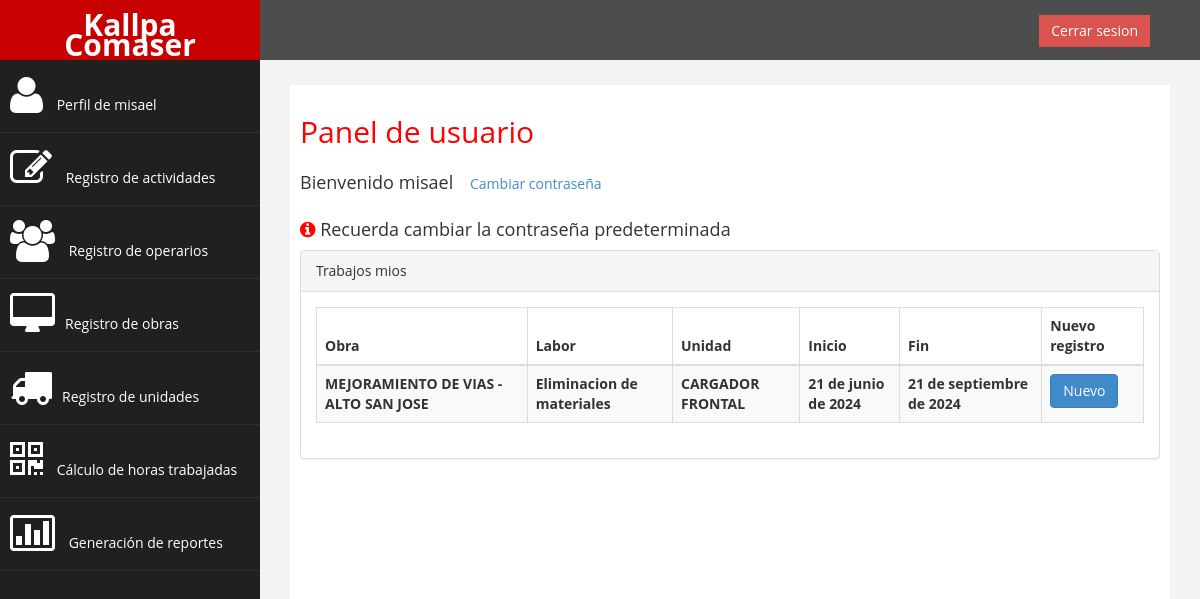
Screenshot of / (signed in) with the database file from the repository.
### sistemaLogeo/models.py (models this page shows, shortened)
class TRABAJO(models.Model):
    CodTra = models.AutoField(primary_key=True)
    CodLab = models.ForeignKey(LABOR, on_delete=models.CASCADE, db_column='CodLab')
    CodObra = models.ForeignKey(OBRA, related_name='trabajos', on_delete=models.CASCADE, db_column='CodObra')
    FecIni = models.DateField()
    FecFin = models.DateField()
    class Meta:
        constraints = [
            models.UniqueConstraint(fields=['CodLab', 'CodObra'], name='unique_CodLab_CodObra')
        ]

class OBRA(models.Model):
    CodObra = models.AutoField(primary_key=True)
    NomObra = models.CharField(max_length=60)
    NomCon = models.CharField(max_length=60)
    HorMin = models.IntegerField(null=False)

class LABOR(models.Model):
    CodLab = models.AutoField(primary_key=True)
    CodUsu = models.ForeignKey(User, on_delete=models.CASCADE, db_column='CodUsu')
    CodUni = models.ForeignKey(UNIDAD, related_name="labores", on_delete=models.CASCADE, db_column='CodUni')
    LabDes = models.CharField(max_length=60)
    class Meta:
        constraints = [
            models.UniqueConstraint(fields=['CodUsu', 'CodUni'], name='unique_codusu_coduni')
        ]

class UNIDAD(models.Model):
    CodUni = models.CharField(max_length=60, primary_key=True)
    NomUni = models.CharField(max_length=60)
    ModUni = models.CharField(max_length=60)
    PreHor = models.DecimalField(max_digits=10, decimal_places=2)
    HorUni = models.DecimalField(max_digits=10, decimal_places=2)

### sistemaLogeo/views.py (the view)
# urls.py: path('', index, name="index"),
@login_required
def index(request):
    user = request.user
    alert = False
    labores_usuario = LABOR.objects.filter(CodUsu=user)
    trabajos_asignados = TRABAJO.objects.filter(CodLab__in=labores_usuario)
    if user.is_superuser and user.is_staff:
        trabajos = TRABAJO.objects.all()
        return render(request, 'panelAdmin.html', {'alerta': alert,'trabajos': trabajos,'trabajos_asignados':trabajos_asignados})
    else:
        alert = True
        return render(request, 'panelUser.html', {'alerta': alert,'trabajos_asignados':trabajos_asignados})

### sistemaLogeo/templates/panelUser.html (shortened to what this page needs)
{% extends "base.html" %}
{% block content %}
<div class="row">
    <div class="col-md-12">
        <h2>Panel de usuario </h2>
        <h4>Bienvenido {{ user.username }} <a href="{% url 'cambiar_password'%}" class="btn square-btn-adjust">Cambiar
                contraseña</a> </h4>
        {% if alerta %}
        <h4> <i style="color: red;" class="fa fa-info-circle fa-1x"></i> Recuerda cambiar la contraseña predeterminada
        </h4>
        {% endif %}
    </div>
    <div class="col-md-12 col-sm-12 col-xs-12">
        <div class="panel panel-default">
            <div class="panel-heading">
                Trabajos mios
            </div>
            <div class="panel-body">
                <div class="table-responsive">
                    <table class="table table-striped table-bordered table-hover">
                        <thead>
                            <tr>
                                <th>Obra </th>
                                <th>Labor </th>
                                <th>Unidad </th>
                                <th>Inicio </th>
                                <th>Fin </th>
                                <th>Nuevo registro </th>
                            </tr>
                        </thead>
                        <tbody>
                            {% for trabajo in trabajos_asignados %}
                            <tr>
                                <th>{{ trabajo.CodObra.NomObra }}</th>
                                <th>{{ trabajo.CodLab.LabDes }}</th>
                                <th>{{ trabajo.CodLab.CodUni.NomUni }}</th>
                                <th>{{ trabajo.FecIni }}</th>
                                <th>{{ trabajo.FecFin }}</th>
                                <th><a href="{% url 'crear_registro' trabajo.CodTra %}" class="btn btn-primary">Nuevo</a></th>
                            {% endfor %}
                        </tbody>
                    </table>
                </div>
            </div>
        </div>
    </div>
</div>
{% endblock %}

### sistemaLogeo/templates/base.html (shortened to what this page needs)
{% load static %}
<!DOCTYPE html>
<html lang="es">
<head>
    <link rel="stylesheet" type="text/css" href="{% static 'css/bootstrap.css' %}">
    <link rel="stylesheet" type="text/css" href="{% static 'css/custom.css' %}">
    <link rel="stylesheet" type="text/css" href="{% static 'css/font-awesome.css' %}">
</head>
<body>
    <div id="wrapper">
        <nav class="navbar navbar-default navbar-cls-top " role="navigation" style="margin-bottom: 0">
            <div class="navbar-header">
                <a class="navbar-brand" href="{% url 'index'%}">Kallpa Comaser</a>
            </div>
            <div style="color: white; padding: 15px 50px 5px 50px; float: right; font-size: 16px;">
                {% if user.is_authenticated %}
                <a href="{% url 'logout'%}" class="btn btn-danger square-btn-adjust">Cerrar sesion</a>
                {% else %}
                <a href="{% url 'login'%}" class="btn btn-danger square-btn-adjust">Iniciar sesion</a>
                {% endif %}
            </div>
        </nav>
        <nav class="navbar-default navbar-side" role="navigation">
            <div class="sidebar-collapse">
                <ul class="nav" id="main-menu">
                    {% if user.is_authenticated %}
                    <li>
                        <a href="{% url 'index'%}"><i class="fa fa-user fa-3x"></i> Perfil de {{ user.username }}</a>
                    </li>
                    <li>
                        <a href="{% url 'listar_registros'%}"><i class="fa fa-edit fa-3x"></i> Registro de actividades
                        </a>
                    </li>
                    {% if user.is_superuser or user.is_staff %}
                    <li>
                        <a href="{% url 'listar_usuarios'%}"><i class="fa fa-users fa-3x"></i> Registro de operarios</a>
                    </li>
                    <li>
                        <a href="{% url 'listar_obras'%}"><i class="fa fa-desktop fa-3x"></i>Registro de obras </a>
                    </li>
                    <li>
                        <a href="{% url 'listar_unidades'%}"><i class="fa fa-truck fa-3x"></i>Registro de unidades </a>
                    </li>
                    <li>
                        <a href="{% url 'calculo_horas'%}"><i class="fa fa-qrcode fa-3x"></i> Cálculo de horas
                            trabajadas</a>
                    </li>
                    <li>
                        <a href="{% url 'reportes_detallados' %}"><i class="fa fa-bar-chart-o fa-3x"></i> Generación de
                            reportes</a>
                    </li>
                    {% endif %}
                    {% endif %}
                </ul>
            </div>
        </nav>
        <div id="page-wrapper">
                <div id="page-inner">
                    {% block content %}{% endblock %}
                </div>
            </div>
        </div>
</body>
</html>

### sistemaLogeo/static/css/custom.css (style rules this page uses)
body { font-family: 'Open Sans', sans-serif; }
#wrapper { width: 100%; background: #202020; }
#page-wrapper { padding: 15px 15px; min-height: 600px; background: #F3F3F3; }
#page-inner { width: 100%; margin: 10px 20px 10px 0px; background-color: #fff !important; padding: 10px; min-height: 1200px; }
h2 { color: #f00; }
h4 { padding-top: 10px; }
.square-btn-adjust { border: 0px solid transparent; -webkit-border-radius: 0px; -moz-border-radius: 0px; border-radius: 0px; }
.navbar-cls-top .navbar-brand { color: #fff; background: #C90000; width: 260px; text-align: center; height: 60px; font-size: 30px; font-weight: 700; }
.sidebar-collapse, .sidebar-collapse .nav { background: none; }
.sidebar-collapse .nav { padding: 0; }
.sidebar-collapse .nav>li>a { color: #fff; background: #202020; text-shadow: none; }
.sidebar-collapse>.nav>li>a { padding: 15px 10px; }
.sidebar-collapse>.nav>li { border-bottom: 1px solid rgba(107, 108, 109, 0.19); }
.navbar-side { border: none; background-color: #202020; }
.navbar-cls-top { background: #4D4D4D; border-bottom: none; }
.navbar-default { border: 0px solid black; }
.navbar-header { background: #A70303; }
.nav>li>a>i { margin-right: 10px; }
@media (min-width:768px) { #page-wrapper { margin: 0 0 0 260px; padding: 15px 30px; min-height: 1200px; } }
@media (min-width:768px) { .navbar-side { z-index: 1; position: absolute; width: 260px; } }
@media (min-width:768px) { .navbar { border-radius: 0px; } }

### rows the page displays
TRABAJO: CodObra.NomObra "MEJORAMIENTO DE VIAS - ALTO SAN JOSE", CodLab.LabDes "Eliminacion de materiales", CodLab.CodUni.NomUni "CARGADOR FRONTAL", FecIni "21 de junio de 2024", FecFin "21 de septiembre de 2024"

### other values shown
{{ user.username }} "misael"
